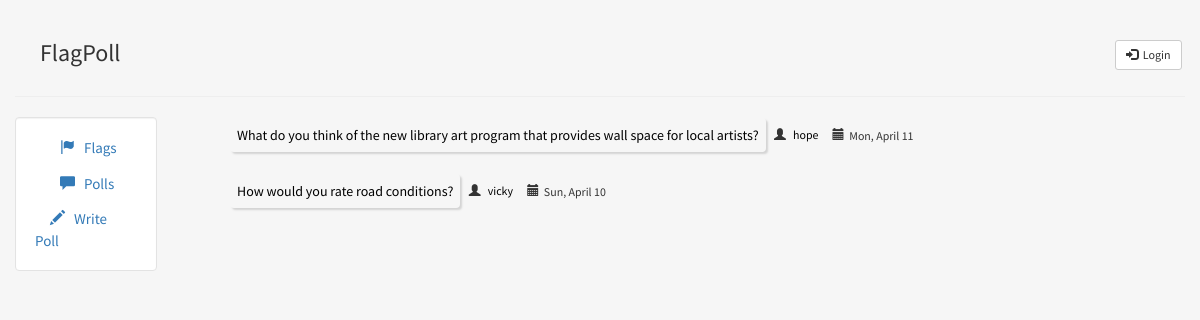
The page /polls/view/ on the database its author committed.
### pll/models.py (models this page shows, shortened)
class Poll(models.Model):
	author = models.ForeignKey(User,default=0)
	pub_date = models.DateTimeField(default=datetime.now())
	tag = models.CharField(max_length=30,choices=TAGS,default="no tag")
	question = models.TextField(max_length=150)
	ballots = models.IntegerField(default=0)
	avg_vote = models.DecimalField(decimal_places=2,max_digits=10,default=0)
	result = models.CharField(max_length=20,default="")

### pll/views.py (the view)
def tag(request):
	if request.method == "POST":
		tagname = str(request.POST.get("tagname",None))
		if tagname == "all":
			return HttepResponse(error)
		polls_with_tag = Poll.objects.filter(tag=tagname).order_by('ballots')
		if len(polls_with_tag) == 0:
			return HttpResponse(error)
		else:
			other_tags = [T for T in TAGS if T != tagname]
			print(other_tags)
			return HttpResponse(json.dumps({"tagname": tagname, "other_tags": other_tags}), content_type='application/json')
	else:
		all_polls = {}
		for T in TAGS:
			polls_of_type = Poll.objects.filter(tag=T).order_by('ballots')
			if len(polls_of_type) > 0:
				all_polls[T] = polls_of_type
		all_polls = all_polls.items()
		return render(request,'list.html',{'all_polls': all_polls})

### pll/templates/list.html (shortened to what this page needs)
{% extends "header.html" %}
{% load static %}
{% block content %}
	<div class="polls_container">
		{% for tag, polls in all_polls %}
			<div id={{tag}}>
				{% for p in polls %}
				<a href="{% url 'pll:detail' p.id %}" class="list_poll active">{{p.question}}</a>&nbsp&nbsp&nbsp<small><span class="glyphicon glyphicon-user" style="position: relative; top: 2px;"></span><a href="{% url 'pll:Profile' p.author.id%}" class="btn" style="margin-bottom: 2px"><small>{{p.author}}</small></a>&nbsp&nbsp&nbsp<span class="glyphicon glyphicon-calendar" style="position: relative; top: 2px;"></span>&nbsp&nbsp<span style="position: relative; top: 2px;">{{p.pub_date | date:"D, N j"}}</span></small><br><br>
				{% endfor %}
			</div>
		{% endfor %}
	</div>
{% endblock %}

### flg/templates/header.html (shortened to what this page needs)
<!DOCTYPE html>
<html lang="en">
<head>
	{% load staticfiles %}
	<link rel="stylesheet" href="{% static 'css/bootstrap.css' %}" type = "text/css"/>
</head>
<body class="body" style="background-color:#f6f6f6">
	<div class="container-fluid" style="min-height:95%; ">
		<div class="row">
			  <div class="col-sm-4">
				  <br>
				  <h3 style="text-indent: 25px;">FlagPoll</h3>
			  </div>
			  <div class="col-sm-7">
			  		<br>
			  </div>
			  <div class="col-sm-1">
			  	<br><br>
			  	{% if user.is_authenticated %}
			  		<a href="/polls/logout/" class="btn btn-default btn-sm">
			  			<span class="glyphicon glyphicon-log-out"></span>&nbsp&nbspLogout
			  		</a>
			  	{% else %}
			  		<a href="/polls/login/" class="btn btn-default btn-sm">
			  			<span class="glyphicon glyphicon-log-in"></span>&nbsp&nbspLogin
			  		</a>
			  	{% endif %}
			  </div>
		</div><hr>
		<div class="row">
		  <div class="col-sm-2">
			<div class="well bs-sidebar col-sm-10" id="sidebar" style="background-color:#fff">
			  <ul class="nav nav-pills nav-stacked">
			  	<li style="margin-left: 10px;"><a href="/flags/" align="left" style="font-size:15px; display:inline"><span class="glyphicon glyphicon-flag"></span>&nbsp&nbsp&nbspFlags</a></li>
				<li  style="margin-top: 14px; margin-left: 10px;"><a href="/polls/view/" align="left" style="font-size:15px; display:inline"><span class="glyphicon glyphicon-comment"></span>&nbsp&nbsp&nbspPolls</a></li>
				<li style="margin-top: 14px"><a href="/polls/create_poll/" align="left" style="font-size:15px; display:inline"><span class="glyphicon glyphicon-pencil"></span><div style="display:inline">&nbsp&nbsp&nbspWrite Poll</div></a></li>
			  </ul>
			</div>
		  </div>
		  <div class="col-sm-8">
		  	<div class='container-fluid'>
				   {% block content %}
				   {% endblock %}
			</div>
		</div>
	   </div>
	</div>
</body>
</html>

### flg/templates/header.html (style rules this page uses)
html, body { height:100% }

### rows shown on the page
Poll: question "What do you think of the new library art program that provides wall space for local artists?", author "hope", pub_date "Mon, April 11"
Poll: question "How would you rate road conditions?", author "vicky", pub_date "Sun, April 10"
